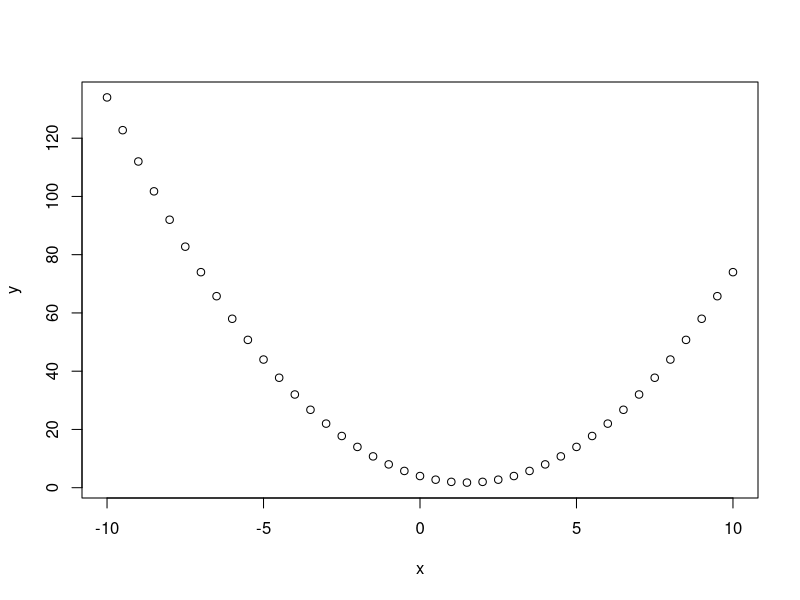

Here is the R script that generated this plot:
## ---- chunk 1
knitr::opts_chunk$set(echo = TRUE)
## ---- chunk 2
Jane_spending=c(1800,400,550,900,200,525,200)
Jane_spending
## ---- chunk 3
Jane_spending*12

## ---- chunk 4
length(Jane_spending)
## ---- chunk 5
min(Jane_spending)
median(Jane_spending)
sd(Jane_spending)
## ---- chunk 6

prod(Jane_spending)

## ---- chunk 7
#elementwise multiplication of vectors

x=c(1,2,3)
y=c(5,10,15)
x*y
## ---- chunk 8
# dot product of vectors x and y
x%*%y
## ---- chunk 9
x%*%t(y)
## ---- chunk 10
y
z=t(y)
str(y)
str(z)

## ---- chunk 11
#set up x,  we could alter the by to get finer steps

x=seq(from=-10,to=10,by=0.5)

#use a vector calculation to get y
# all the values in y are calculated at once

y= x**2 -3*x+4

plot(x,y)
## ---- chunk 12
x=1:10
y=c(0,5,10)
x+y
## ---- chunk 13
#set up array

a=c(1,3,5,7,9,11,13)

#select one entry in a,  the fifth in this case

a[5]

# Note that R starts indices at 1, so a[1] is the first item in a
#
# Python and most other languages start indexes at 0, meaning how far from the
#start of the array or vector,  in python a[1] is the second item in the list
# this is one difference between R and Python that will trip you up all the 
# time

# here is a slice of a that selects the second and fourth items

a[c(2,4)]

## ---- chunk 14
slice_values=c(FALSE, FALSE,TRUE,FALSE,FALSE, TRUE,FALSE)
a[slice_values]
## ---- chunk 15
 a[a>6]
## ---- chunk 16
set_a=c(1,2,4,5,6,7,8,9)
set_b=c(1,3,5,7,9)
set_c=c(2,4,6,8)
## ---- chunk 17
union(set_b,set_c)
## ---- chunk 18
intersect(set_b,set_c)
## ---- chunk 19
intersect(set_a,set_b)
## ---- chunk 20
1 %in% set_b
1 %in% set_c
## ---- chunk 21
species_list=c('cat', 'dog','mouse')
'Cat' %in% species_list
'cat' %in% species_list
## ---- chunk 22
setdiff(set_a,set_b)
setdiff(set_b,set_a)

## ---- chunk 23
a=matrix(1:12,nrow=4, byrow=FALSE)
a
## ---- chunk 24
b=matrix(1:12,nrow=4, byrow=TRUE)
b
## ---- chunk 25
dim(b)
#number of rows
dim(b)[1]
#number of columns
dim(b)[2]
## ---- chunk 26
b[2,2]
## ---- chunk 27
b[3,]
b[,2]
## ---- chunk 28
b[,-2]
## ---- chunk 29
diag(4)
## ---- chunk 30
matrix(0, nrow=5,ncol=5)
matrix(1,nrow=3,ncol=3)
## ---- chunk 31
d=matrix(runif(25),nrow=5,ncol=5)
d
## ---- chunk 32

# bonus if you can tell me what pop culture reference 1,2,3 Marlena's is from

rownames(d)=c("one","two","three","marlenas","four")

colnames(d) =c("a","b","c","d","e")

d
## ---- chunk 33
d['marlenas','a']
## ---- chunk 34
det(d)
## ---- chunk 35
require('MASS')
d_inv=ginv(d)
d_inv
## ---- chunk 36
d%*%d_inv
## ---- chunk 37
my_eigen=eigen(d)
## ---- chunk 38
str(my_eigen)
